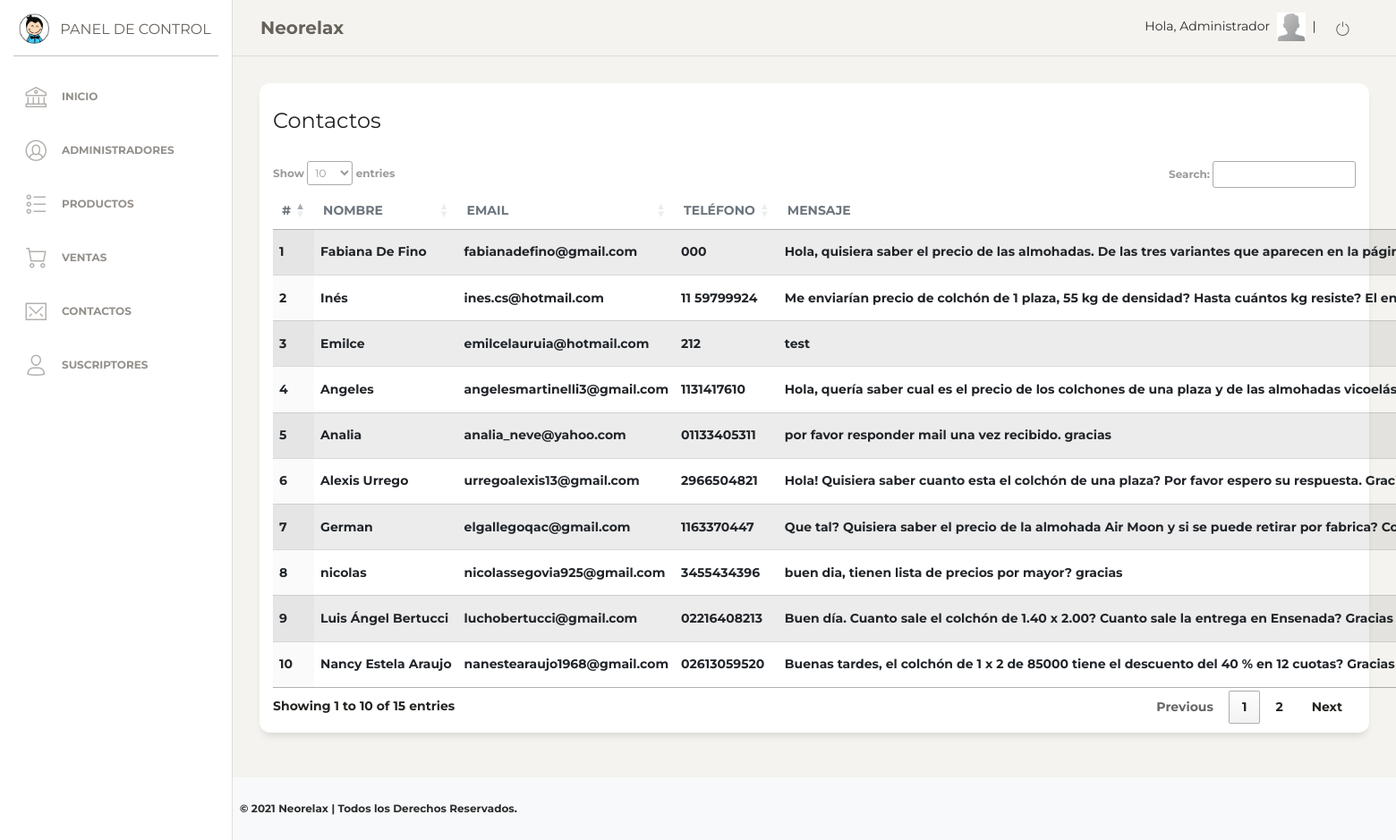
Screenshot of /CMS/contactos (signed in) with the database file from the repository.
### tables this page shows
CREATE TABLE `contacto` (
  `id` int(11) NOT NULL,
  `nombre` text NOT NULL,
  `email` text NOT NULL,
  `tel` text NOT NULL,
  `mensaje` text NOT NULL,
  `fecha` timestamp NOT NULL DEFAULT current_timestamp()
);

### CMS/controllers/plantilla.controller.php (called while the page is built)
<?php
class Plantilla
{
    static public function ctrMostrarPlantilla()
    {
        include "views/template.php";
    }
}

### CMS/index.php (called while the page is built, shortened)
<?php
require_once "controllers/plantilla.controller.php";
require_once "controllers/contacto.controller.php";
require_once "controllers/transferencia.controller.php";
require_once "models/contacto.model.php";
$plantilla =  new Plantilla();
$plantilla->ctrMostrarPlantilla();

### CMS/controllers/contacto.controller.php (called while the page is built, shortened)
<?php
class ControllerContacto
{
    static public function ctrMostrarContacto()
    {
        $tabla = "contacto";
        $respuesta = ModeloContacto::mdlMostrarContacto($tabla);
        return $respuesta;
    }
}

### CMS/models/conexion.php (called while the page is built)
<?php
class Conexion
{
    static public function conectar()
    {
        $link = new PDO(
            "mysql:host=localhost;dbname=api-neo-relax",
            "root",
            ""
        );
        $link->exec("set names utf8");
        return $link;
    }
}

### CMS/models/contacto.model.php (called while the page is built, shortened)
<?php
require_once "conexion.php";
class ModeloContacto
{
    static public function mdlMostrarContacto($tabla)
    {
        $stmt = Conexion::conectar()->prepare("SELECT * FROM $tabla");
        $stmt->execute();
        return $stmt->fetchAll();
    }
}

### CMS/views/pages/contactos.php (the view, shortened to what this page needs)
<?php
$contactos = ControllerContacto::ctrMostrarContacto();
?>
<div class="content">
    <div class="row">
        <div class="col-md-12">
            <div class="card">
                <div class="card-header">
                    <h4 class="card-title"> Contactos</h4>
                </div>
                <div class="card-body">
                    <table id="example" class="table table-striped  display responsive nowrap" style="width:100%">
                        <thead class=" text-secondary">
                            <th>
                                #
                            </th>
                            <th>
                                Nombre
                            </th>
                            <th>
                                Email
                            </th>
                            <th>
                                Teléfono
                            </th>
                            <th>
                                Mensaje
                            </th>
                        </thead>
                        <tbody>
                            <?php foreach ($contactos as $key => $value) : ?>
                                <tr>
                                    <td> <?php echo $key + 1 ?></td>
                                    <td>
                                        <?php echo $value["nombre"] ?>
                                    </td>
                                    <td>
                                        <?php echo $value["email"] ?>
                                    </td>
                                    <td>
                                        <?php echo $value["tel"] ?>
                                    </td>
                                    <td>
                                        <?php echo $value["mensaje"] ?>
                                    </td>
                                </tr>
                            <?php endforeach; ?>
                        </tbody>
                    </table>
                </div>
            </div>
        </div>
    </div>
</div>

### CMS/views/template.php (shortened to what this page needs)
<!DOCTYPE html>
<html lang="es">
<head>
    <link href="https://maxcdn.bootstrapcdn.com/font-awesome/latest/css/font-awesome.min.css" rel="stylesheet">
    <link rel="stylesheet" href="https://cdn.datatables.net/1.11.3/css/jquery.dataTables.min.css">
    <link rel="stylesheet" href="https://cdn.datatables.net/responsive/2.2.9/css/responsive.dataTables.min.css">
    <link href="views/assets/css/bootstrap.min.css" rel="stylesheet" />
    <link href="views/assets/css/paper-dashboard.css?v=2.0.1" rel="stylesheet" />
    <link href="views/assets/demo/demo.css" rel="stylesheet" />
    <link rel="stylesheet" href="views/assets/css/style.css">
</head>
<body>
    <?php if (isset($_SESSION["iniciarSesion"]) && $_SESSION["iniciarSesion"] == "ok") : ?>
        <div class="wrapper ">
            <?php include "views/pages/modules/menu.php" ?>
            <div class="main-panel">
                <?php include "views/pages/modules/cabecera.php" ?>
                <?php
                if (isset($_GET["pagina"])) {
                    if ($_GET["pagina"] == "inicio") {
                        include "pages/inicio.php";
                    } else if ($_GET["pagina"] == "administradores") {
                        include "pages/administradores.php";
                    } else if ($_GET["pagina"] == "productos") {
                        include "pages/productos.php";
                    } else if ($_GET["pagina"] == "ventas") {
                        include "pages/ventas.php";
                    } else if ($_GET["pagina"] == "clientes") {
                        include "pages/clientes.php";
                    } else if ($_GET["pagina"] == "suscriptores") {
                        include "pages/suscriptores.php";
                    } else if ($_GET["pagina"] == "contactos") {
                        include "pages/contactos.php";
                    } else if ($_GET["pagina"] == "ver-producto") {
                        include "pages/modules/ver-producto.php";
                    } else if ($_GET["pagina"] == "editar-producto") {
                        include "pages/modules/editarProducto.php";
                    } else if ($_GET["pagina"] == "salir") {
                        include "pages/salir.php";
                    } else {
                        include "pages/404.php";
                    }
                } else {
                    include "pages/inicio.php";
                }
                ?>
                <?php include "views/pages/modules/footer.php" ?>
            </div>
        </div>
    <?php else : ?>
        <?php include "pages/login.php"; ?>
    <?php endif; ?>
</body>
</html>

### CMS/views/pages/modules/menu.php
<div class="sidebar" data-color="white" data-active-color="danger">
    <div class="logo">
        <a href="#" class="simple-text logo-mini">
            <div class="logo-image-small">
                <img src="views/assets/img/logo-small.png">
            </div>
        </a>
        <a href="#" class="simple-text logo-normal">
            Panel de control
        </a>
    </div>
    <div class="sidebar-wrapper">
        <ul class="nav">
            <li>
                <a href="inicio">
                    <i class="nc-icon nc-bank"></i>
                    <p>Inicio</p>
                </a>
            </li>
            <li>
                <a href="administradores">
                    <i class="nc-icon nc-circle-10"></i>
                    <p>Administradores</p>
                </a>
            </li>
            <li>
                <a href="productos">
                    <i class="nc-icon nc-bullet-list-67"></i>
                    <p>Productos</p>
                </a>
            </li>
            <li>
                <a href="ventas">
                    <i class="nc-icon nc-cart-simple"></i>
                    <p>Ventas</p>
                </a>
            </li>
            <li>
                <a href="contactos">
                    <i class="nc-icon nc-email-85"></i>
                    <p>Contactos</p>
                </a>
            </li>
            <li>
                <a href="suscriptores">
                    <i class="nc-icon nc-single-02"></i>
                    <p>Suscriptores</p>
                </a>
            </li>
        </ul>
    </div>
</div>

### CMS/views/pages/modules/cabecera.php (shortened to what this page needs)
<nav class="navbar navbar-expand-lg navbar-absolute fixed-top navbar-transparent">
    <div class="container-fluid">
        <div class="navbar-wrapper">
            <a class="navbar-brand" href="inicio">Neorelax</a>
        </div>
        <div class="collapse navbar-collapse justify-content-end" id="navigation">
            <ul class="navbar-nav">
                <li class="nav-item">
                    <p class="">
                        <span>Hola, <?php echo $_SESSION["nombre"] ?> <img src="<?php echo $_SESSION['foto'] ?>"
                                style="width: 40px" alt="" class="p-1"></span> |
                    </p>
                </li>
                <li class="nav-item">
                    <a class="nav-link ml-2 btn-rotate" href="salir">
                        <b><i class="nc-icon nc-button-power"></i></b>
                    </a>
                </li>
            </ul>
        </div>
    </div>
</nav>

### CMS/views/pages/modules/footer.php (shortened to what this page needs)
<footer class="footer footer-black footer-white bg-light" style="bottom: 0; position: relative; width: 100%">
    <div class="container-fluid">
        <div class="row">
            <div class="credits ml-2 text-left">
                <span class="copyright">
                    ©  Neorelax | Todos los Derechos Reservados.
                </span>
            </div>
        </div>
    </div>
</footer>

### CMS/views/assets/css/style.css (style rules this page uses)
body { font-weight: bold; }
.content { min-height: 100vh; }

### rows the page displays
contacto: nombre "Fabiana De Fino", email "fabianadefino@gmail.com", tel "000", mensaje "Hola, quisiera saber el precio de las almohadas. De las tres variantes que aparecen en la…"
contacto: nombre "Inés", email "ines.cs@hotmail.com", tel "11 59799924", mensaje "Me enviarían precio de colchón de 1 plaza, 55 kg de densidad? Hasta cuántos kg resiste? El…"
contacto: nombre "Emilce", email "emilcelauruia@hotmail.com", tel "212", mensaje "test"
contacto: nombre "Angeles", email "angelesmartinelli3@gmail.com", tel "1131417610", mensaje "Hola, quería saber cual es el precio de los colchones de una plaza y de las almohadas…"
contacto: nombre "Analia", email "analia_neve@yahoo.com", tel "01133405311", mensaje "por favor responder mail una vez recibido. gracias"
contacto: nombre "Alexis Urrego", email "urregoalexis13@gmail.com", tel "2966504821", mensaje "Hola! Quisiera saber cuanto esta el colchón de una plaza? Por favor espero su respuesta.…"
contacto: nombre "German", email "elgallegoqac@gmail.com", tel "1163370447", mensaje "Que tal? Quisiera saber el precio de la almohada Air Moon y si se puede retirar por fabrica?…"
contacto: nombre "nicolas", email "nicolassegovia925@gmail.com", tel "3455434396", mensaje "buen dia, tienen lista de precios por mayor? gracias"
contacto: nombre "Luis Ángel Bertucci", email "luchobertucci@gmail.com", tel "02216408213", mensaje "Buen día. Cuanto sale el colchón de 1.40 x 2.00? Cuanto sale la entrega en Ensenada? Gracias"
contacto: nombre "Nancy Estela Araujo", email "nanestearaujo1968@gmail.com", tel "02613059520", mensaje "Buenas tardes, el colchón de 1 x 2 de 85000 tiene el descuento del 40 % en 12 cuotas? Gracias"

### other values shown
$_SESSION["nombre"] "Administrador"
